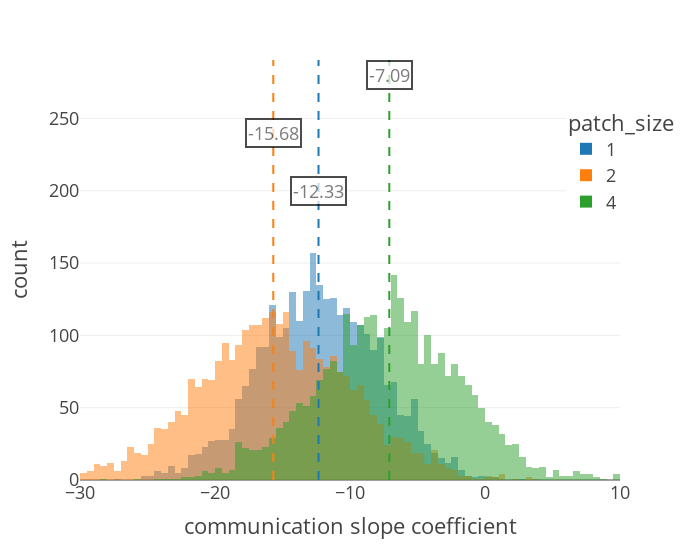

Source (notebook cell):
### Code cell
fig_coefs45 = plot_coefs(sample45)


pio.write_image(fig_coefs45, 'exported_figures/fig4_coefs45.png', 
               engine = "kaleido", width=600, height=600, scale=5)

### Figure 1 — Plotly figure (JSON) as saved in the notebook; plotly's stock layout.template omitted (floating-point values rounded to 4 significant figures; data arrays with more than 128 entries replaced by an {"elided": "..."} marker saying what was removed)
{"data": [{"alignmentgroup": "True", "bingroup": "x", "hovertemplate": "patch_size=1<br>communication parameter=%{x}<br>count=%{y}<extra></extra>", "legendgroup": "1", "marker": {"color": "#1f77b4", "opacity": 0.5, "pattern": {"shape": ""}}, "name": "1", "nbinsx": 100, "offsetgroup": "1", "orientation": "v", "showlegend": true, "type": "histogram", "x": {"elided": "3000 float values"}, "xaxis": "x", "yaxis": "y"}, {"alignmentgroup": "True", "bingroup": "x", "hovertemplate": "patch_size=2<br>communication parameter=%{x}<br>count=%{y}<extra></extra>", "legendgroup": "2", "marker": {"color": "#ff7f0e", "opacity": 0.5, "pattern": {"shape": ""}}, "name": "2", "nbinsx": 100, "offsetgroup": "2", "orientation": "v", "showlegend": true, "type": "histogram", "x": {"elided": "3000 float values"}, "xaxis": "x", "yaxis": "y"}, {"alignmentgroup": "True", "bingroup": "x", "hovertemplate": "patch_size=4<br>communication parameter=%{x}<br>count=%{y}<extra></extra>", "legendgroup": "4", "marker": {"color": "#2ca02c", "opacity": 0.5, "pattern": {"shape": ""}}, "name": "4", "nbinsx": 100, "offsetgroup": "4", "orientation": "v", "showlegend": true, "type": "histogram", "x": {"elided": "3000 float values"}, "xaxis": "x", "yaxis": "y"}], "layout": {"annotations": [{"bgcolor": "white", "bordercolor": "black", "borderwidth": 2, "opacity": 0.7, "showarrow": false, "text": "-12.33", "x": -12.33, "y": 200}, {"bgcolor": "white", "bordercolor": "black", "borderwidth": 2, "opacity": 0.7, "showarrow": false, "text": "-15.68", "x": -15.68, "y": 240}, {"bgcolor": "white", "bordercolor": "black", "borderwidth": 2, "opacity": 0.7, "showarrow": false, "text": "-7.09", "x": -7.088, "y": 280}], "barmode": "overlay", "legend": {"title": {"text": "patch_size"}, "tracegroupgap": 0, "x": 0.9, "xanchor": "left", "y": 0.9, "yanchor": "top"}, "margin": {"t": 60}, "shapes": [{"line": {"color": "#1f77b4", "dash": "dash"}, "name": "Median (-12.331804275512695)", "type": "line", "x0": -12.33, "x1": -12.33, "xref": "x", "y0": 0, "y1": 1, "yref": "y domain"}, {"line": {"color": "#ff7f0e", "dash": "dash"}, "name": "Median (-15.682622909545898)", "type": "line", "x0": -15.68, "x1": -15.68, "xref": "x", "y0": 0, "y1": 1, "yref": "y domain"}, {"line": {"color": "#2ca02c", "dash": "dash"}, "name": "Median (-7.088388442993164)", "type": "line", "x0": -7.088, "x1": -7.088, "xref": "x", "y0": 0, "y1": 1, "yref": "y domain"}], "width": 700, "xaxis": {"anchor": "y", "domain": [0, 1], "range": [-30, 10], "title": {"text": "communication slope coefficient"}}, "yaxis": {"anchor": "x", "domain": [0, 1], "title": {"text": "count"}}}}
